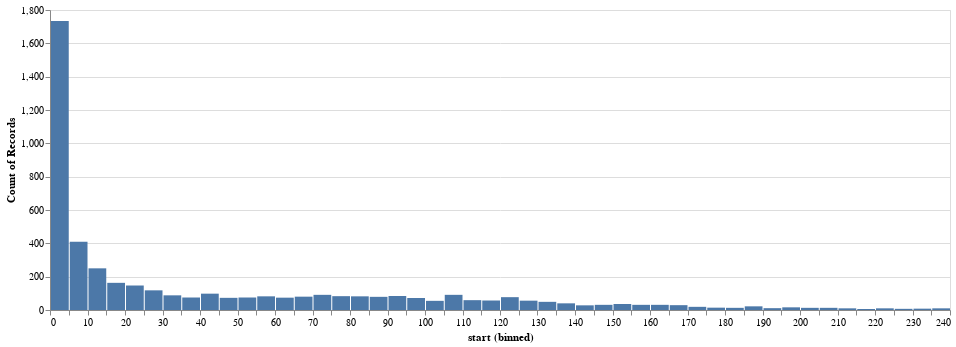

Write notebook code for a chart like this one.
### Markdown cell above
## Realistic user count

A lot of people might log in a few times to the JupyterHub to check it out, and then never really come back. We should avoid counting those as 'users' when doing our cost analysis. 

We can cut off outliers at the 99th percentile and plot a histogram to see how most people use the hub

### Code cell
outlier_cutoff = user_starts_count.quantile(0.99)
alt.Chart(user_starts_count[user_starts_count['start'] < outlier_cutoff['start']], width=900).mark_bar().encode(
    alt.X('start', bin=alt.BinParams(maxbins=100)),
    y='count()'
)

### Figure 1 — Vega-Lite specification as saved in the notebook (floating-point values rounded to 4 significant figures; data arrays with more than 128 entries replaced by an {"elided": "..."} marker saying what was removed)
{"$schema": "https://vega.github.io/schema/vega-lite/v2.6.0.json", "config": {"view": {"height": 300, "width": 400}}, "data": {"name": "data-36f81797ce587287228d0dbe0b847876"}, "datasets": {"data-36f81797ce587287228d0dbe0b847876": {"elided": "4799 records"}}, "encoding": {"x": {"bin": {"maxbins": 100}, "field": "start", "type": "quantitative"}, "y": {"aggregate": "count", "type": "quantitative"}}, "mark": "bar", "width": 900}
